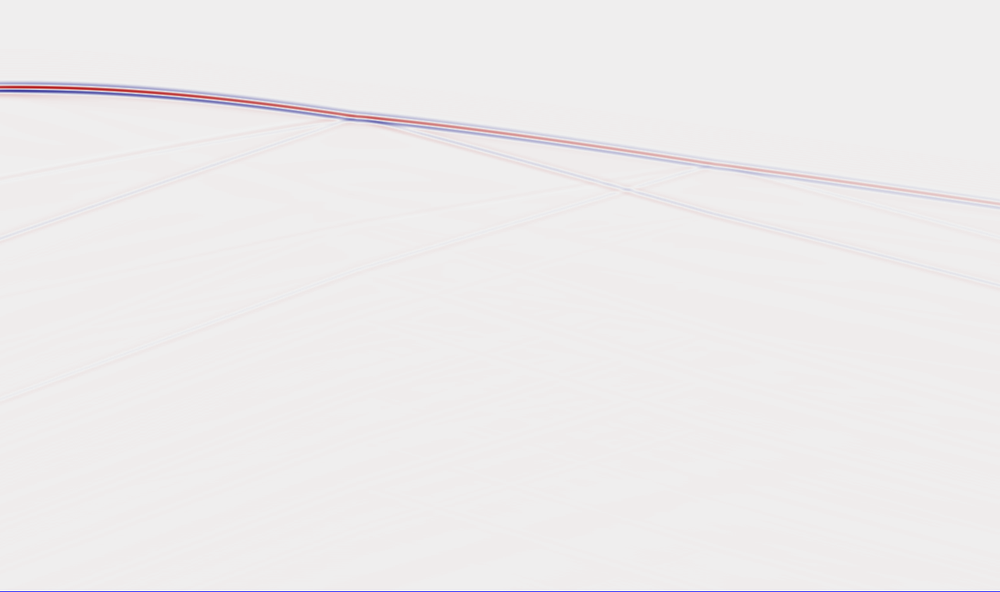
#> input picture data/seismic_noise.png, 1000 x 592 px, shrunk from 1483 x 878 before the run
$ python 'add gaussian noise.py'
#> lines starting #> are read from the running program, lines starting #| are printed output that depends on the picture
import cv2
import os
import glob
import skimage
import numpy as np


def add_gaussian_noise(image_in, noise_sigma):
#> called with noise_sigma = 25
    temp_image = np.float64(np.copy(image_in))

    h = temp_image.shape[0]
#> h = 592
    w = temp_image.shape[1]
#> w = 1000
    noise = np.random.randn(h, w) * noise_sigma

    noisy_image = np.zeros(temp_image.shape, np.float64)
    if len(temp_image.shape) == 2:
        noisy_image = temp_image + noise
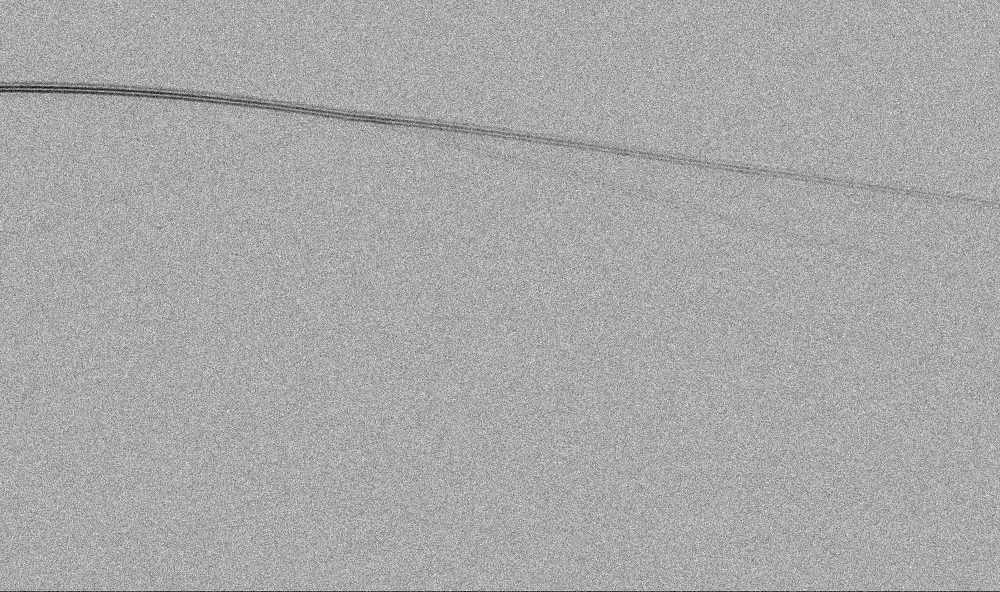
#> noisy_image: shape (592, 1000) float64; min 11.16, max 350.4, mean 236; drawn with min black and max white
    else:
        noisy_image[:, :, 0] = temp_image[:, :, 0] + noise
        noisy_image[:, :, 1] = temp_image[:, :, 1] + noise
        noisy_image[:, :, 2] = temp_image[:, :, 2] + noise
    """
    print('min,max = ', np.min(noisy_image), np.max(noisy_image))
    print('type = ', type(noisy_image[0][0][0]))
    """
    return noisy_image


img_path = os.getcwd() + '/data/seismic_noise.png'
img = cv2.imread(img_path, 0)
noise_sigma = 25
noise_img = add_gaussian_noise(img, noise_sigma=noise_sigma)
cv2.imwrite('noise_{}.png'.format(noise_sigma), noise_img)
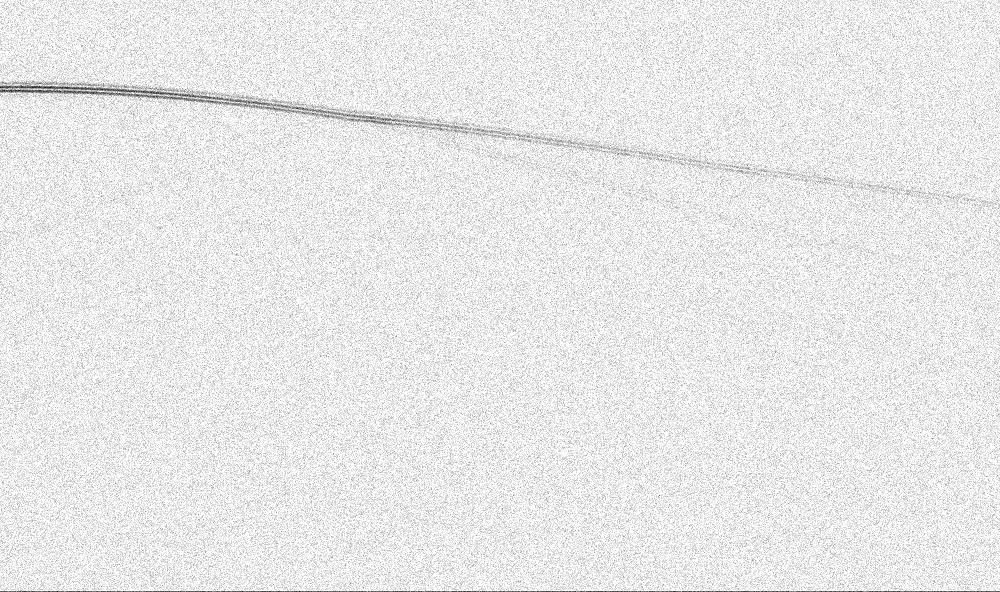
#> saved as noise_25.png: shape (592, 1000); min 11, max 255, mean 232.6
